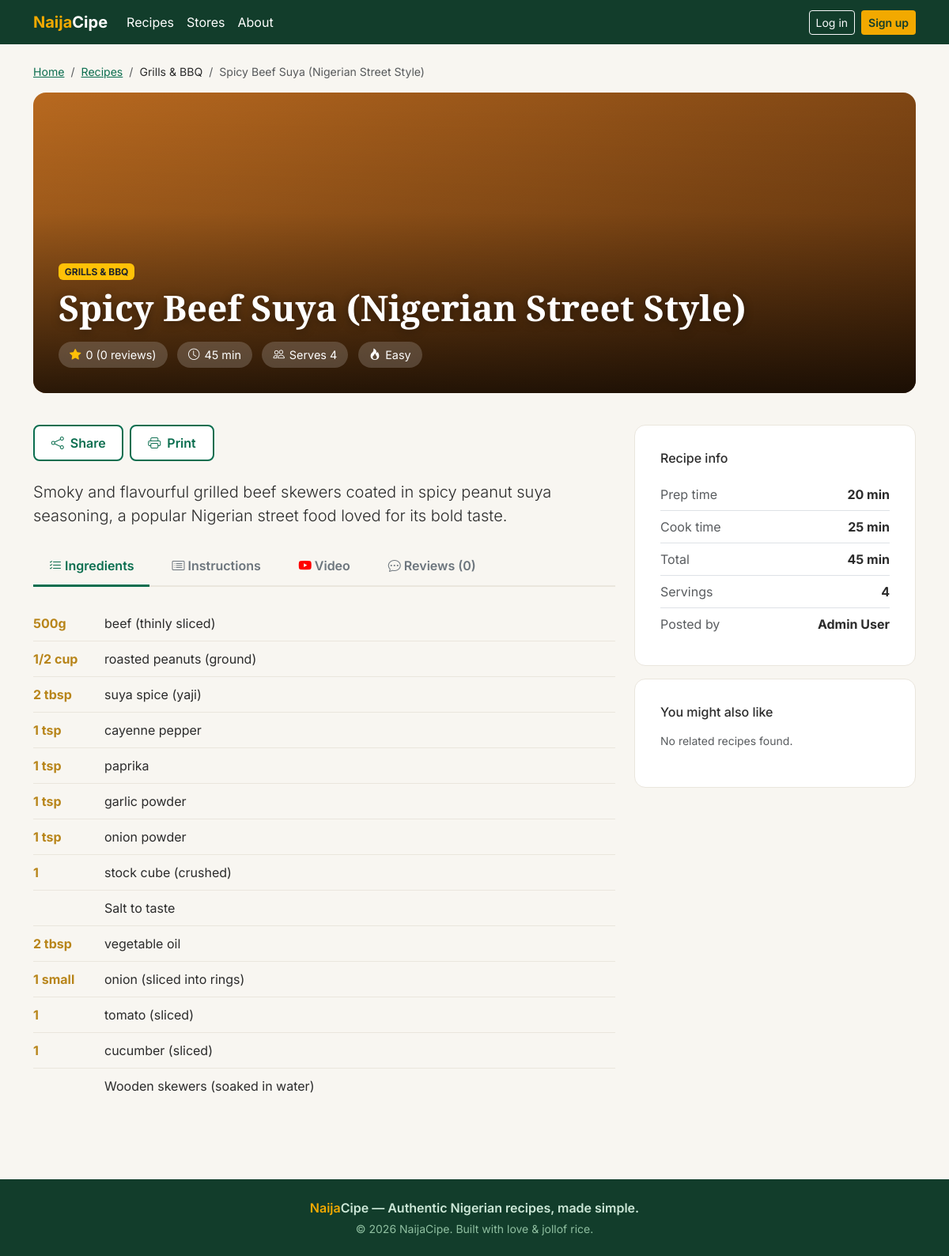
/recipes/spicy-beef-suya-nigerian-street-style, run on the app's committed database.
### models.py (models this page shows, shortened)
class Recipe(db.Model):
    __tablename__ = 'recipes'
    id = db.Column(db.Integer, primary_key=True)
    title = db.Column(db.String(255), nullable=False)
    slug = db.Column(db.String(255), unique=True, nullable=False, index=True)
    category = db.Column(db.String(80))
    description = db.Column(db.Text)
    prep_time = db.Column(db.Integer)
    cook_time = db.Column(db.Integer)
    servings = db.Column(db.Integer)
    difficulty = db.Column(db.String(20))
    rating = db.Column(db.Float, default=0.0)
    review_count = db.Column(db.Integer, default=0)
    posted_by = db.Column(db.Integer, db.ForeignKey('users.id'))
    img_class = db.Column(db.String(50), default='img-egusi')
    cover_image = db.Column(db.String(500))
    youtube_url = db.Column(db.String(500))
    instructions = db.Column(db.Text)
    status = db.Column(db.String(20), default='published')
    created_at = db.Column(db.DateTime, default=datetime.utcnow)
    updated_at = db.Column(db.DateTime, default=datetime.utcnow, onupdate=datetime.utcnow)
    poster = db.relationship('User', foreign_keys=[posted_by])
    ingredients = db.relationship('RecipeIngredient', backref='recipe', lazy=True, cascade='all, delete-orphan')
    reviews = db.relationship('Review', backref='recipe', lazy=True, cascade='all, delete-orphan')
    favourites = db.relationship('Favourite', backref='recipe', lazy=True, cascade='all, delete-orphan')

class RecipeIngredient(db.Model):
    __tablename__ = 'recipe_ingredients'
    id = db.Column(db.Integer, primary_key=True)
    recipe_id = db.Column(db.Integer, db.ForeignKey('recipes.id'), nullable=False)
    quantity = db.Column(db.String(50))
    ingredient_name = db.Column(db.String(255))

class User(db.Model):
    __tablename__ = 'users'
    id = db.Column(db.Integer, primary_key=True)
    username = db.Column(db.String(80), unique=True, nullable=False, index=True)
    email = db.Column(db.String(120), unique=True, nullable=False, index=True)
    password = db.Column(db.String(255), nullable=False)
    full_name = db.Column(db.String(120))
    avatar_url = db.Column(db.String(500))
    created_at = db.Column(db.DateTime, default=datetime.utcnow)
    updated_at = db.Column(db.DateTime, default=datetime.utcnow, onupdate=datetime.utcnow)
    reviews = db.relationship('Review', backref='author', lazy=True, cascade='all, delete-orphan')
    favourites = db.relationship('Favourite', backref='user', lazy=True, cascade='all, delete-orphan')

### app.py (the view, shortened to what this page needs)
@app.route("/recipes/<slug>")
def recipe_detail(slug):
    db_recipe = Recipe.query.filter_by(slug=slug).first_or_404()
    review_form = ReviewForm()
    ingredient_list = [
        {"qty": ing.quantity or "", "name": ing.ingredient_name or ""}
        for ing in db_recipe.ingredients
    ]
    steps = [l.strip() for l in (db_recipe.instructions or "").splitlines() if l.strip()]
    instruction_list = [
        {"step_num": i + 1, "title": f"Step {i + 1}", "body": step}
        for i, step in enumerate(steps)
    ]
    review_list = [
        {
            "status": "approved",
            "rating": rv.rating,
            "body": rv.body,
            "created_at": rv.created_at,
            "user": {
                "full_name": rv.author.full_name or rv.author.username,
                "initial": (rv.author.full_name or rv.author.username)[0].upper(),
                "avatar_bg": None,
            },
        }
        for rv in db_recipe.reviews
    ]
    related_db = Recipe.query.filter(
        Recipe.category == db_recipe.category,
        Recipe.id != db_recipe.id,
        Recipe.status == 'published',
    ).limit(3).all()
    related = [
        {
            "slug": r.slug,
            "title": r.title,
            "img_class": r.img_class or "img-egusi",
            "avg_rating": round(r.rating or 0, 1),
            "total_time": (r.prep_time or 0) + (r.cook_time or 0),
        }
        for r in related_db
    ]
    poster_name = "Admin"
    if db_recipe.poster:
        poster_name = db_recipe.poster.full_name or db_recipe.poster.username
    recipe = types.SimpleNamespace(
        id=db_recipe.id,
        slug=db_recipe.slug,
        title=db_recipe.title,
        category=types.SimpleNamespace(name=db_recipe.category or ""),
        img_class=db_recipe.img_class or "img-egusi",
        avg_rating=round(db_recipe.rating or 0, 1),
        review_count=db_recipe.review_count or 0,
        total_time=(db_recipe.prep_time or 0) + (db_recipe.cook_time or 0),
        prep_time=db_recipe.prep_time or 0,
        cook_time=db_recipe.cook_time or 0,
        servings=db_recipe.servings or 0,
        difficulty=db_recipe.difficulty or "",
        description=db_recipe.description or "",
        posted_by=poster_name,
        youtube_url=db_recipe.youtube_url,
        ingredient_list=ingredient_list,
        instruction_list=instruction_list,
        review_list=review_list,
    )
    user_has_favourited = False
    user_has_reviewed = False
    return render_template(
        "screens/detail.html",
        recipe=recipe,
        user_has_favourited=user_has_favourited,
        user_has_reviewed=user_has_reviewed,
        review_form=review_form,
        related=related,
    )

### app.py (called while the page is built)
@app.context_processor
def inject_globals():
    current_user = None
    if session.get("logged_in") and session.get("user_id"):
        current_user = User.query.get(session.get("user_id"))
    return {
        "current_year": datetime.now().year,
        "app_name": "NaijaCipe",
        "is_logged_in": session.get("logged_in", False),
        "current_user": current_user,
    }

### templates/screens/detail.html (shortened to what this page needs)
{% extends "base.html" %}
{% from "partials/macros.html" import star_rating %}
{% block content %}
<div class="container py-4">
  <nav aria-label="breadcrumb" class="mb-3">
    <ol class="breadcrumb" style="font-size:.88rem;">
      <li class="breadcrumb-item">
        <a href="{{ url_for('landing') }}" style="color:var(--naija-green);">Home</a>
      </li>
      <li class="breadcrumb-item">
        <a href="{{ url_for('browse') }}" style="color:var(--naija-green);">Recipes</a>
      </li>
      <li class="breadcrumb-item">{{ recipe.category.name }}</li>
      <li class="breadcrumb-item active">{{ recipe.title }}</li>
    </ol>
  </nav>
  <div class="recipe-hero {{ recipe.img_class }}">
    <div>
      <span class="badge bg-warning text-dark mb-2">{{ recipe.category.name | upper }}</span>
      <h1>{{ recipe.title }}</h1>
      <div class="mt-3">
        <span class="meta-pill">
          <i class="bi bi-star-fill text-warning"></i>
          {{ recipe.avg_rating }} ({{ recipe.review_count }} reviews)
        </span>
        <span class="meta-pill"><i class="bi bi-clock"></i> {{ recipe.total_time }} min</span>
        <span class="meta-pill"><i class="bi bi-people"></i> Serves {{ recipe.servings }}</span>
        <span class="meta-pill"><i class="bi bi-fire"></i> {{ recipe.difficulty }}</span>
      </div>
    </div>
  </div>
  <div class="row g-4 mt-3">
    <div class="col-lg-8">
      <div class="d-flex flex-wrap gap-2 mb-4">
        <button class="btn btn-naija-outline">
          <i class="bi bi-share me-1"></i> Share
        </button>
        <button class="btn btn-naija-outline" onclick="window.print()">
          <i class="bi bi-printer me-1"></i> Print
        </button>
      </div>
      <p class="lead">{{ recipe.description }}</p>
      <ul class="nav nav-tabs nav-tabs-naija mt-4" id="recipeTabs" role="tablist">
        <li class="nav-item" role="presentation">
          <button class="nav-link active" data-bs-toggle="tab" data-bs-target="#tab-ingredients" type="button">
            <i class="bi bi-list-check"></i> Ingredients
          </button>
        </li>
        <li class="nav-item" role="presentation">
          <button class="nav-link" data-bs-toggle="tab" data-bs-target="#tab-instructions" type="button">
            <i class="bi bi-card-list"></i> Instructions
          </button>
        </li>
        <li class="nav-item" role="presentation">
          <button class="nav-link" data-bs-toggle="tab" data-bs-target="#tab-video" type="button">
            <i class="bi bi-youtube" style="color:#ff0000"></i> Video
          </button>
        </li>
        <li class="nav-item" role="presentation">
          <button class="nav-link {% if request.path.endswith('#tab-reviews') %}active{% endif %}"
                  data-bs-toggle="tab" data-bs-target="#tab-reviews" type="button">
            <i class="bi bi-chat-dots"></i> Reviews ({{ recipe.review_count }})
          </button>
        </li>
      </ul>
      <div class="tab-content py-4">
        <div class="tab-pane fade show active" id="tab-ingredients">
          {% for item in recipe.ingredient_list %}
          <div class="ingredient-item">
            <span class="ingredient-qty">{{ item.qty }}</span>
            <span>{{ item.name }}</span>
          </div>
          {% endfor %}
        </div>
      </div>
    </div>
    <div class="col-lg-4">
      <div class="form-wrap mb-3">
        <h6 class="mb-3">Recipe info</h6>
        <div class="d-flex justify-content-between py-2 border-bottom">
          <span class="text-muted">Prep time</span><strong>{{ recipe.prep_time }} min</strong>
        </div>
        <div class="d-flex justify-content-between py-2 border-bottom">
          <span class="text-muted">Cook time</span><strong>{{ recipe.cook_time }} min</strong>
        </div>
        <div class="d-flex justify-content-between py-2 border-bottom">
          <span class="text-muted">Total</span><strong>{{ recipe.total_time }} min</strong>
        </div>
        <div class="d-flex justify-content-between py-2 border-bottom">
          <span class="text-muted">Servings</span><strong>{{ recipe.servings }}</strong>
        </div>
        <div class="d-flex justify-content-between py-2">
          <span class="text-muted">Posted by</span><strong>{{ recipe.posted_by }}</strong>
        </div>
      </div>
      <div class="form-wrap">
        <h6 class="mb-3">You might also like</h6>
        {% for rel in related %}
        <a href="{{ url_for('recipe_detail', slug=rel.slug) }}" class="d-flex gap-3 mb-3 text-decoration-none">
          <div class="img-placeholder {{ rel.img_class }}"
               style="width:70px; height:70px; border-radius:8px; flex-shrink:0; padding:0;"></div>
          <div>
            <strong style="font-size:.92rem; color: var(--naija-dark);">{{ rel.title }}</strong><br>
            <small class="text-muted stars">
              <i class="bi bi-star-fill"></i> {{ rel.avg_rating }} · {{ rel.total_time }} min
            </small>
          </div>
        </a>
        {% else %}
        <p class="text-muted small">No related recipes found.</p>
        {% endfor %}
      </div>
    </div>
  </div>
</div>
{% endblock %}

### static/css/main.css (style rules this page uses)
body, main, .auth-wrap { pointer-events: auto !important; filter: none !important; }
:root { --naija-green: #0b6e4f; --naija-green-dark: #075238; --naija-green-light: #1c8e6a; --naija-gold: #e3a71c; --naija-gold-dark: #b8851a; --naija-cream: #fff8e7; --naija-red: #d64545; --naija-dark: #1a2e22; --naija-charcoal: #2b2b2b; --naija-gray-100: #f8f6f1; --naija-gray-200: #eae6dd; }
* { scroll-behavior: smooth; }
body { font-family: "Inter", system-ui, -apple-system, sans-serif; background: var(--naija-gray-100); color: var(--naija-charcoal); }
.display-font, h1, h2, h3, .brand-logo { font-family: "Playfair Display", Georgia, serif; }
.btn-naija-outline { background: #fff; color: var(--naija-green); border: 2px solid var(--naija-green); font-weight: 600; padding: 0.55rem 1.3rem; border-radius: 8px; transition: all 0.15s; }
.img-suya { background: linear-gradient(135deg, #b8691f, #6b3a10 100%); }
.recipe-hero { height: 380px; border-radius: 16px; position: relative; display: flex; align-items: flex-end; padding: 2rem; color: #fff; overflow: hidden; }
.recipe-hero::before { content: ""; position: absolute; inset: 0; background: linear-gradient( to top, rgba(0, 0, 0, 0.75) 0%, rgba(0, 0, 0, 0.1) 60%, transparent 100% ); }
.recipe-hero > div { position: relative; z-index: 2; }
.recipe-hero h1 { font-size: 2.8rem; font-weight: 800; margin: 0; text-shadow: 0 2px 12px rgba(0, 0, 0, 0.4); }
.meta-pill { display: inline-flex; align-items: center; gap: 6px; background: rgba(255, 255, 255, 0.18); backdrop-filter: blur(8px); padding: 6px 14px; border-radius: 20px; font-size: 0.9rem; margin-right: 8px; color: #fff; }
.nav-tabs-naija { border-bottom: 2px solid var(--naija-gray-200); gap: 8px; }
.nav-tabs-naija .nav-link { border: none; color: #6c757d; font-weight: 600; padding: 12px 20px; border-bottom: 3px solid transparent; margin-bottom: -2px; background: transparent; }
.nav-tabs-naija .nav-link.active { background: transparent; color: var(--naija-green); border-bottom-color: var(--naija-green); }
.ingredient-item { display: flex; align-items: center; padding: 10px 0; border-bottom: 1px solid var(--naija-gray-200); }
.ingredient-item:last-child { border-bottom: none; }
.ingredient-qty { color: var(--naija-gold-dark); font-weight: 700; min-width: 90px; }
.form-wrap { background: #fff; border-radius: 14px; padding: 2rem; border: 1px solid var(--naija-gray-200); }

### data on the page
Recipe: category.name "Grills & BBQ", title "Spicy Beef Suya (Nigerian Street Style)", category.name "GRILLS & BBQ", difficulty "Easy", description "Smoky and flavourful grilled beef skewers coated in spicy peanut suya seasoning, a popular Nigerian street food loved for its bold taste."
RecipeIngredient: qty "500g", name "beef (thinly sliced)"
RecipeIngredient: qty "1/2 cup", name "roasted peanuts (ground)"
RecipeIngredient: qty "2 tbsp", name "suya spice (yaji)"
RecipeIngredient: qty "1 tsp", name "cayenne pepper"
RecipeIngredient: qty "1 tsp", name "paprika"
RecipeIngredient: qty "1 tsp", name "garlic powder"
RecipeIngredient: qty "1 tsp", name "onion powder"
RecipeIngredient: qty "1", name "stock cube (crushed)"
RecipeIngredient: name "Salt to taste"
RecipeIngredient: qty "2 tbsp", name "vegetable oil"
RecipeIngredient: qty "1 small", name "onion (sliced into rings)"
RecipeIngredient: qty "1", name "tomato (sliced)"
RecipeIngredient: qty "1", name "cucumber (sliced)"
RecipeIngredient: name "Wooden skewers (soaked in water)"
User: posted_by "Admin User"

### other printed values
{{ recipe.avg_rating }} "0"
{{ recipe.review_count }} "0"
{{ recipe.total_time }} "45"
{{ recipe.servings }} "4"
{{ recipe.prep_time }} "20"
{{ recipe.cook_time }} "25"
{{ now.year if now is defined else 2026 }} "2026"
